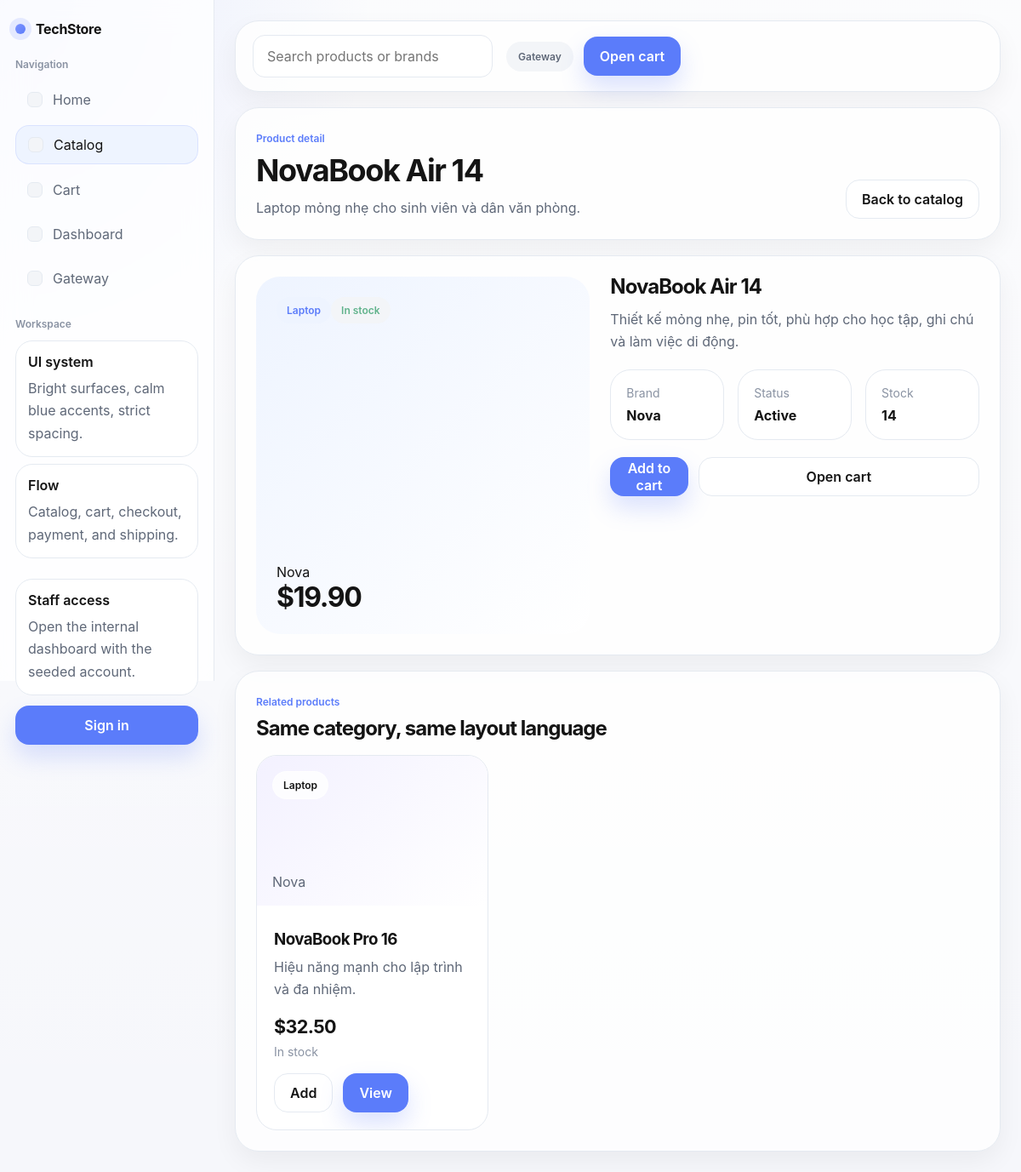
Screenshot of /products/novabook-air-14/ with the database file from the repository.
### apps/catalog/models.py (models this page shows, shortened)
class Product(models.Model):
    class Status(models.TextChoices):
        DRAFT = "draft", "Draft"
        ACTIVE = "active", "Active"
    category = models.ForeignKey(
        Category,
        related_name="products",
        on_delete=models.PROTECT,
    )
    name = models.CharField(max_length=180)
    slug = models.SlugField(unique=True)
    brand = models.CharField(max_length=120)
    short_description = models.CharField(max_length=255)
    description = models.TextField()
    price = models.DecimalField(max_digits=12, decimal_places=2)
    stock_quantity = models.PositiveIntegerField(default=0)
    featured = models.BooleanField(default=False)
    status = models.CharField(
        max_length=16,
        choices=Status.choices,
        default=Status.ACTIVE,
    )
    accent_color = models.CharField(max_length=7, default="#EEF4FF")
    created_at = models.DateTimeField(auto_now_add=True)
    class Meta:
        ordering = ["-featured", "name"]
    @property
    def is_in_stock(self):
        return self.stock_quantity > 0
    def get_absolute_url(self):
        return reverse("catalog:product-detail", args=[self.slug])

class Category(models.Model):
    name = models.CharField(max_length=120, unique=True)
    slug = models.SlugField(unique=True)
    description = models.TextField(blank=True)
    class Meta:
        ordering = ["name"]
        verbose_name_plural = "categories"

### apps/catalog/views.py (the view)
# urls.py: path("<slug:slug>/", views.product_detail, name="product-detail"),
def product_detail(request, slug):
    product = get_object_or_404(
        Product.objects.select_related("category"),
        slug=slug,
        status=Product.Status.ACTIVE,
    )
    related_products = Product.objects.filter(
        category=product.category,
        status=Product.Status.ACTIVE,
    ).exclude(pk=product.pk)[:3]
    return render(
        request,
        "pages/catalog/detail.html",
        {
            "product": product,
            "related_products": related_products,
        },
    )

### templates/pages/catalog/detail.html (shortened to what this page needs)
{% extends "layouts/base.html" %}
{% block content %}
<section class="page-head">
    <div>
        <span class="eyebrow">Product detail</span>
        <h1>{{ product.name }}</h1>
        <p>{{ product.short_description }}</p>
    </div>
    <div class="page-head-actions">
        <a class="button button-secondary" href="{% url 'catalog:product-list' %}">Back to catalog</a>
    </div>
</section>
<section class="detail-panel">
    <div class="detail-visual" style="background: linear-gradient(135deg, {{ product.accent_color }}, #ffffff);">
        <div class="detail-visual-head">
            <span class="pill">{{ product.category.name }}</span>
            <span class="status-badge {% if product.is_in_stock %}success{% else %}warning{% endif %}">
                {% if product.is_in_stock %}In stock{% else %}Out of stock{% endif %}
            </span>
        </div>
        <div class="detail-visual-copy">
            <p>{{ product.brand }}</p>
            <strong>${{ product.price }}</strong>
        </div>
    </div>
    <div class="detail-info-panel">
        <div class="detail-stack">
            <h2>{{ product.name }}</h2>
            <p>{{ product.description }}</p>
        </div>
        <div class="detail-specs">
            <div class="spec-card">
                <span>Brand</span>
                <strong>{{ product.brand }}</strong>
            </div>
            <div class="spec-card">
                <span>Status</span>
                <strong>{{ product.get_status_display }}</strong>
            </div>
            <div class="spec-card">
                <span>Stock</span>
                <strong>{{ product.stock_quantity }}</strong>
            </div>
        </div>
        <div class="detail-actions">
            <form action="{% url 'cart:add' product.id %}" method="post">
                <button class="button button-primary button-block" type="submit">Add to cart</button>
            </form>
            <a class="button button-secondary button-block" href="{% url 'cart:detail' %}">Open cart</a>
        </div>
    </div>
</section>
<section class="panel-section">
    <div class="section-head">
        <div>
            <span class="eyebrow">Related products</span>
            <h2>Same category, same layout language</h2>
        </div>
    </div>
    <div class="product-grid">
        {% for product in related_products %}
            {% include "components/product_card.html" with product=product %}
        {% empty %}
            <div class="empty-state">
                <h3>No related products available.</h3>
            </div>
        {% endfor %}
    </div>
</section>
{% endblock %}

### templates/components/product_card.html (shortened to what this page needs)
<article class="product-card">
    <div class="product-visual" style="background: linear-gradient(135deg, {{ product.accent_color }}, #ffffff);">
        <span class="product-tag">{{ product.category.name }}</span>
        <p>{{ product.brand }}</p>
    </div>
    <div class="product-card-body">
        <div class="product-card-copy">
            <h3>{{ product.name }}</h3>
            <p>{{ product.short_description }}</p>
        </div>
        <div class="product-card-footer">
            <div>
                <strong>${{ product.price }}</strong>
                <span>{% if product.is_in_stock %}In stock{% else %}Out of stock{% endif %}</span>
            </div>
            <div class="product-card-actions">
                <form action="{% url 'cart:add' product.id %}" method="post">
                    <button class="button button-secondary" type="submit">Add</button>
                </form>
                <a class="button button-primary" href="{{ product.get_absolute_url }}">View</a>
            </div>
        </div>
    </div>
</article>

### rows the page displays
Product: name "NovaBook Air 14", short_description "Laptop mỏng nhẹ cho sinh viên và dân văn phòng.", category.name "Laptop", brand "Nova", price "19.90", description "Thiết kế mỏng nhẹ, pin tốt, phù hợp cho học tập, ghi chú và làm việc di động.", status "Active", stock_quantity "14"
Product: category.name "Laptop", brand "Nova", name "NovaBook Pro 16", short_description "Hiệu năng mạnh cho lập trình và đa nhiệm.", price "32.50", stock_quantity "In stock"
